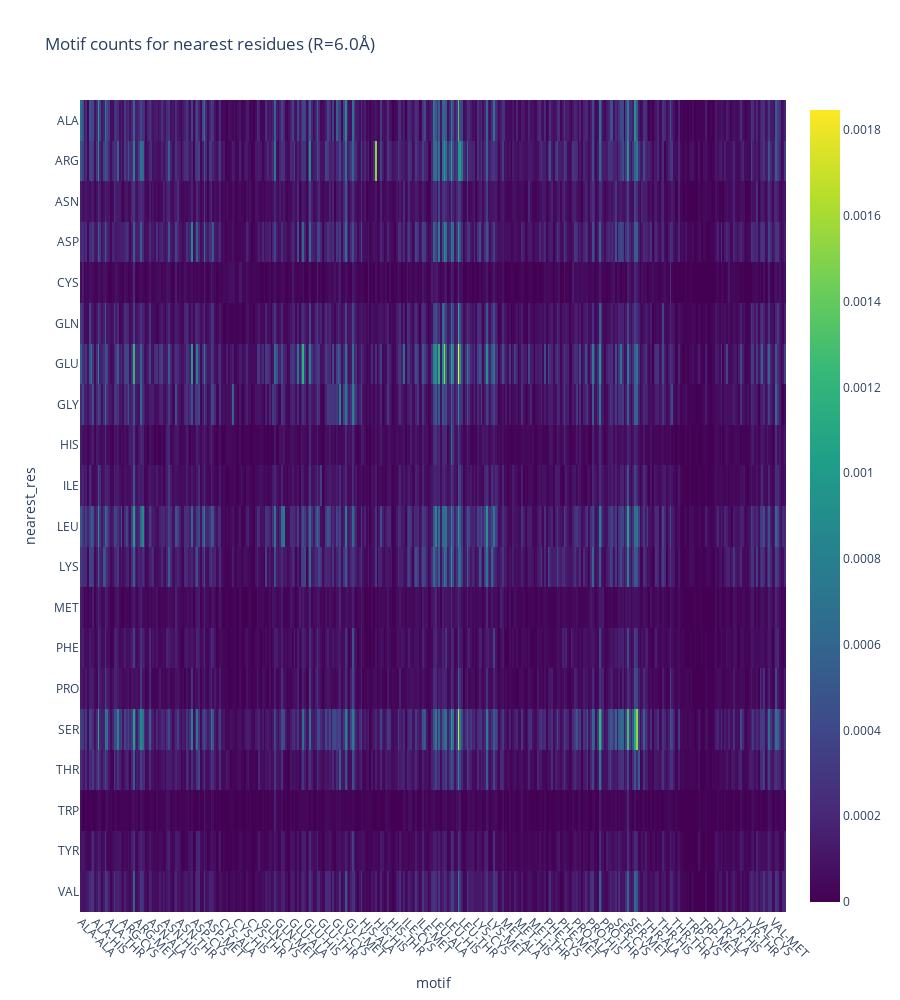
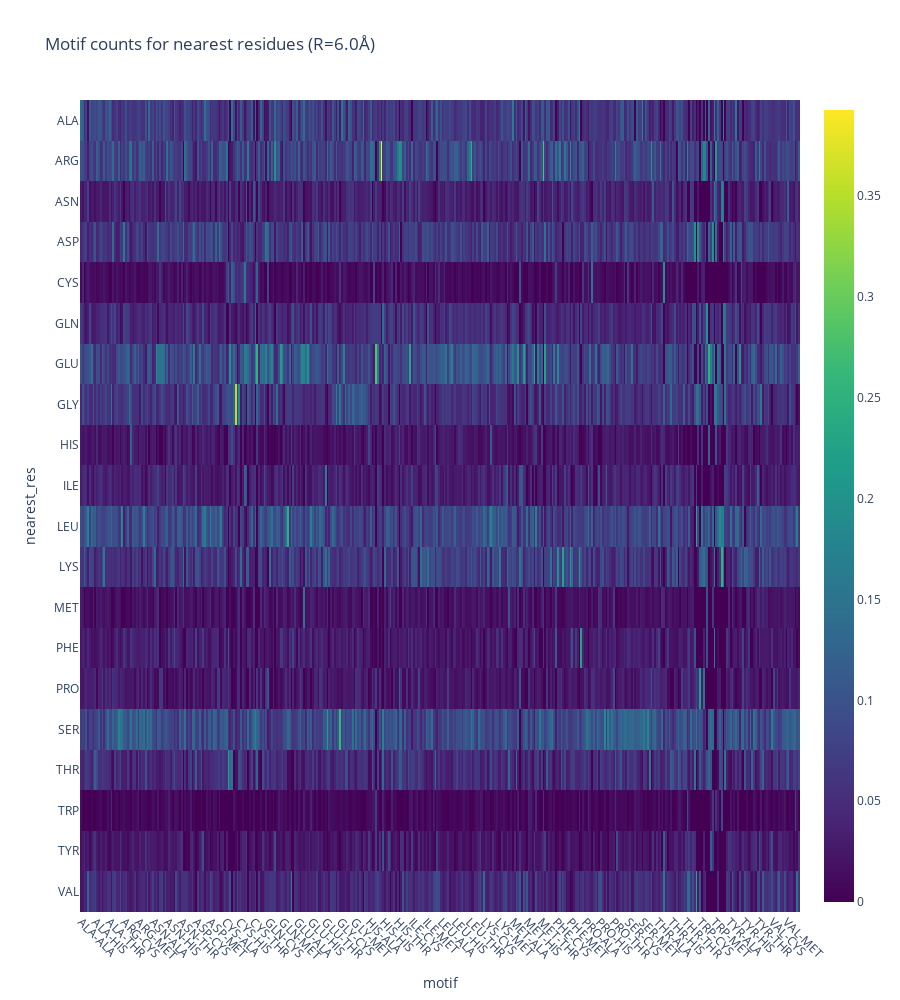

Here is the notebook cell these charts were saved with, in order:
### Code cell
dff = motif_counts.div(motif_counts.sum().sum())
plot_heatmap(dff, aspect="auto")

dff = motif_counts.div(motif_counts.sum(axis=1), axis=0)
plot_heatmap(dff, aspect="auto")

### Figure 1 — Plotly figure (JSON) as saved in the notebook; plotly's stock layout.template omitted (floating-point values rounded to 4 significant figures; data arrays with more than 128 entries replaced by an {"elided": "..."} marker saying what was removed)
{"data": [{"coloraxis": "coloraxis", "hovertemplate": "motif: %{x}<br>nearest_res: %{y}<br>color: %{z}<extra></extra>", "name": "0", "type": "heatmap", "x": {"elided": "400 str values"}, "xaxis": "x", "y": ["ALA", "ARG", "ASN", "ASP", "CYS", "GLN", "GLU", "GLY", "HIS", "ILE", "LEU", "LYS", "MET", "PHE", "PRO", "SER", "THR", "TRP", "TYR", "VAL"], "yaxis": "y", "z": {"elided": "20x400 float values"}}], "layout": {"coloraxis": {"colorscale": [[0, "#440154"], [0.1111, "#482878"], [0.2222, "#3e4989"], [0.3333, "#31688e"], [0.4444, "#26828e"], [0.5556, "#1f9e89"], [0.6667, "#35b779"], [0.7778, "#6ece58"], [0.8889, "#b5de2b"], [1, "#fde725"]]}, "height": 1000, "title": {"text": "Motif counts for nearest residues (R=6.0Å)"}, "xaxis": {"anchor": "y", "domain": [0, 1], "tickangle": 45, "title": {"text": "motif"}, "type": "category"}, "yaxis": {"anchor": "x", "autorange": "reversed", "domain": [0, 1], "title": {"text": "nearest_res"}, "type": "category"}}}

### Figure 2 — Plotly figure (JSON) as saved in the notebook; plotly's stock layout.template omitted (floating-point values rounded to 4 significant figures; data arrays with more than 128 entries replaced by an {"elided": "..."} marker saying what was removed)
{"data": [{"coloraxis": "coloraxis", "hovertemplate": "motif: %{x}<br>nearest_res: %{y}<br>color: %{z}<extra></extra>", "name": "0", "type": "heatmap", "x": {"elided": "400 str values"}, "xaxis": "x", "y": ["ALA", "ARG", "ASN", "ASP", "CYS", "GLN", "GLU", "GLY", "HIS", "ILE", "LEU", "LYS", "MET", "PHE", "PRO", "SER", "THR", "TRP", "TYR", "VAL"], "yaxis": "y", "z": {"elided": "20x400 float values"}}], "layout": {"coloraxis": {"colorscale": [[0, "#440154"], [0.1111, "#482878"], [0.2222, "#3e4989"], [0.3333, "#31688e"], [0.4444, "#26828e"], [0.5556, "#1f9e89"], [0.6667, "#35b779"], [0.7778, "#6ece58"], [0.8889, "#b5de2b"], [1, "#fde725"]]}, "height": 1000, "title": {"text": "Motif counts for nearest residues (R=6.0Å)"}, "xaxis": {"anchor": "y", "domain": [0, 1], "tickangle": 45, "title": {"text": "motif"}, "type": "category"}, "yaxis": {"anchor": "x", "autorange": "reversed", "domain": [0, 1], "title": {"text": "nearest_res"}, "type": "category"}}}
